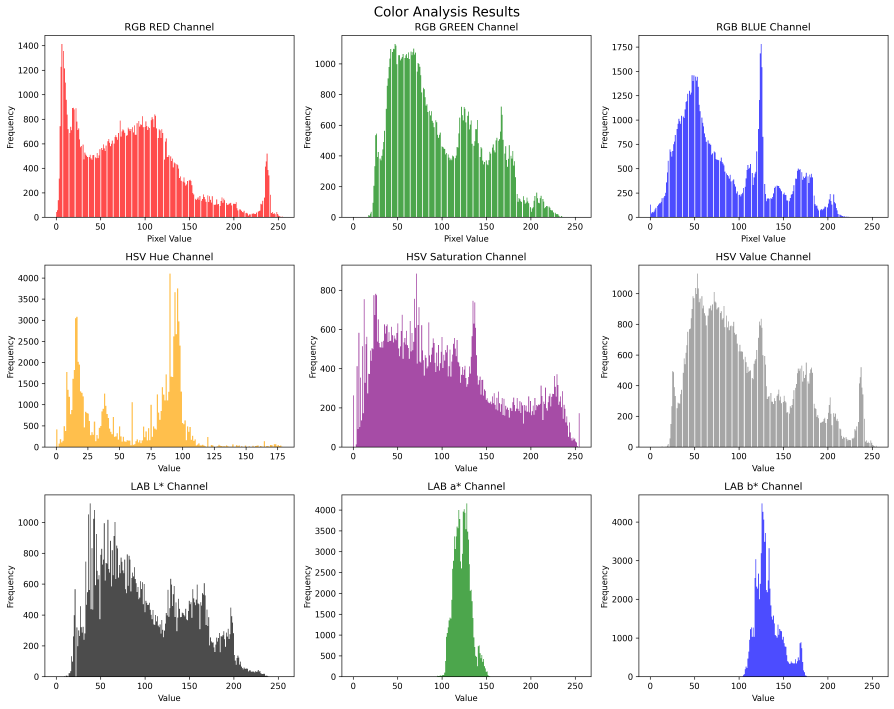
#> input picture analysis_test.png, 4469 x 3543 px (shown at 1/5 size)
$ python -i color_grader.py   (imports and definitions only)
#> lines starting #> are read from the running program, lines starting #| are printed output that depends on the picture
import cv2
import numpy as np
from typing import Dict, Tuple
from scipy import interpolate
import pickle


class ColorGrader:
    """
    Applies color grading transformations to match reference video characteristics.
    """

    def __init__(self, reference_stats: Dict = None):
        """
        Initialize the color grader.

        Args:
            reference_stats: Color statistics from reference video analysis
        """
        self.reference_stats = reference_stats
        self.target_stats = None
        self.transformation_luts = {}

    # [41 lines left out: function load_reference_analysis, not called in this run]

    def apply_lut_to_frame(self, frame: np.ndarray, method: str = 'lab') -> np.ndarray:
        """
        Apply color transformation to a single frame.

        Args:
            frame: Input frame (BGR format)
            method: Color space to use ('rgb' or 'lab')

        Returns:
            Transformed frame
        """
        if method == 'rgb':
            # Apply RGB transformation
            if 'rgb' not in self.transformation_luts:
                raise ValueError("RGB transformation LUTs not available")

            # Convert BGR to RGB
            rgb_frame = cv2.cvtColor(frame, cv2.COLOR_BGR2RGB)

            # Apply LUTs
            rgb_frame[:, :, 0] = cv2.LUT(rgb_frame[:, :, 0], self.transformation_luts['rgb']['r'])
            rgb_frame[:, :, 1] = cv2.LUT(rgb_frame[:, :, 1], self.transformation_luts['rgb']['g'])
            rgb_frame[:, :, 2] = cv2.LUT(rgb_frame[:, :, 2], self.transformation_luts['rgb']['b'])

            # Convert back to BGR
            return cv2.cvtColor(rgb_frame, cv2.COLOR_RGB2BGR)

        elif method == 'lab':
            # Apply LAB transformation (recommended for better color accuracy)
            if 'lab' not in self.transformation_luts:
                raise ValueError("LAB transformation LUTs not available")

            # Convert BGR to LAB
            lab_frame = cv2.cvtColor(frame, cv2.COLOR_BGR2LAB)

            # Apply LUTs
            lab_frame[:, :, 0] = cv2.LUT(lab_frame[:, :, 0], self.transformation_luts['lab']['l'])
            lab_frame[:, :, 1] = cv2.LUT(lab_frame[:, :, 1], self.transformation_luts['lab']['a'])
            lab_frame[:, :, 2] = cv2.LUT(lab_frame[:, :, 2], self.transformation_luts['lab']['b'])

            # Convert back to BGR
            return cv2.cvtColor(lab_frame, cv2.COLOR_LAB2BGR)

        else:
            raise ValueError(f"Unsupported method: {method}")

    def apply_adaptive_color_grading(self, frame: np.ndarray,
                                   intensity: float = 1.0) -> np.ndarray:
        """
        Apply adaptive color grading with blending.

        Args:
            frame: Input frame
            intensity: Grading intensity (0.0 to 1.0)

        Returns:
            Graded frame
        """
        # Apply LAB transformation
        graded_frame = self.apply_lut_to_frame(frame, method='lab')

        # Blend with original frame based on intensity
        if intensity < 1.0:
            graded_frame = cv2.addWeighted(
                frame, 1 - intensity,
                graded_frame, intensity,
                0
            )

        return graded_frame

    # [135 lines left out: functions grade_video, create_before_after_comparison, save_luts, load_luts, not called in this run]


# Example usage
# [108 lines not run here, left out]

>>> import cv2
>>> picture = cv2.imread('../analysis_test.png', cv2.IMREAD_GRAYSCALE)
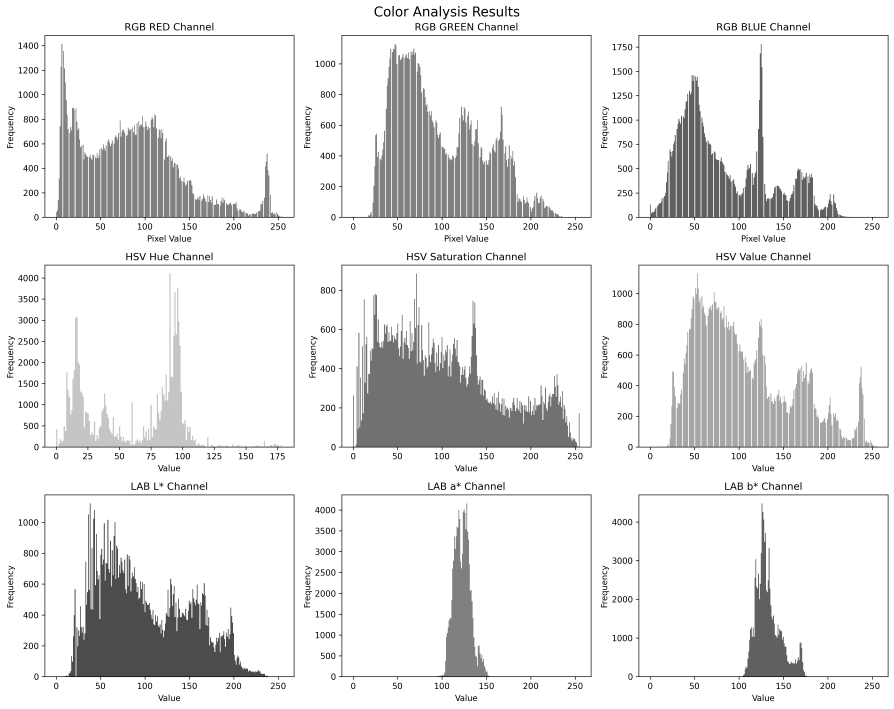
#> picture: shape (3543, 4469) (shown at 1/5 size); min 0, max 255, mean 232.8
>>> result = ColorGrader().apply_adaptive_color_grading(picture)
#> (the run stopped early here; a loop or call above may not have finished)
